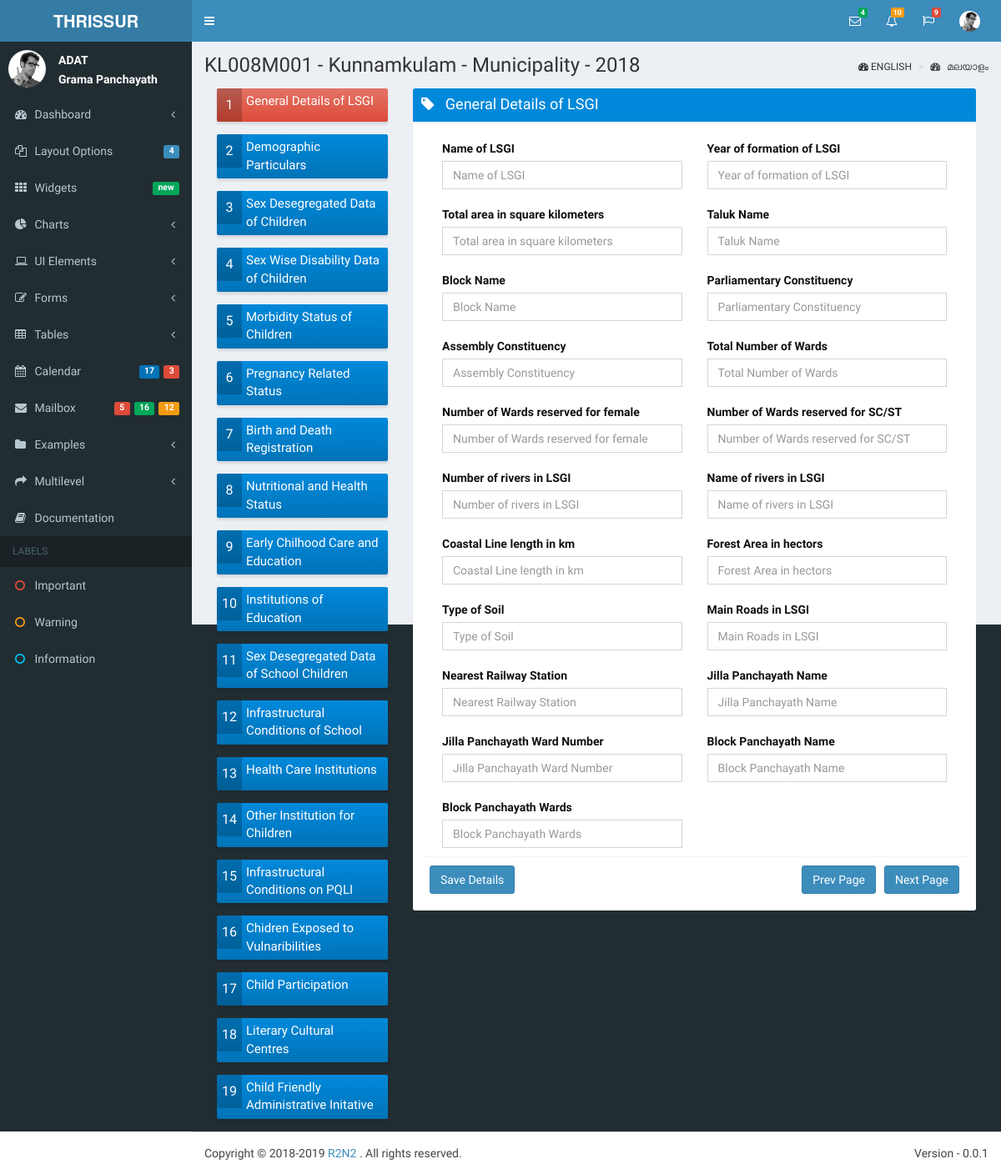
Before: /data/data/ with the older database file.
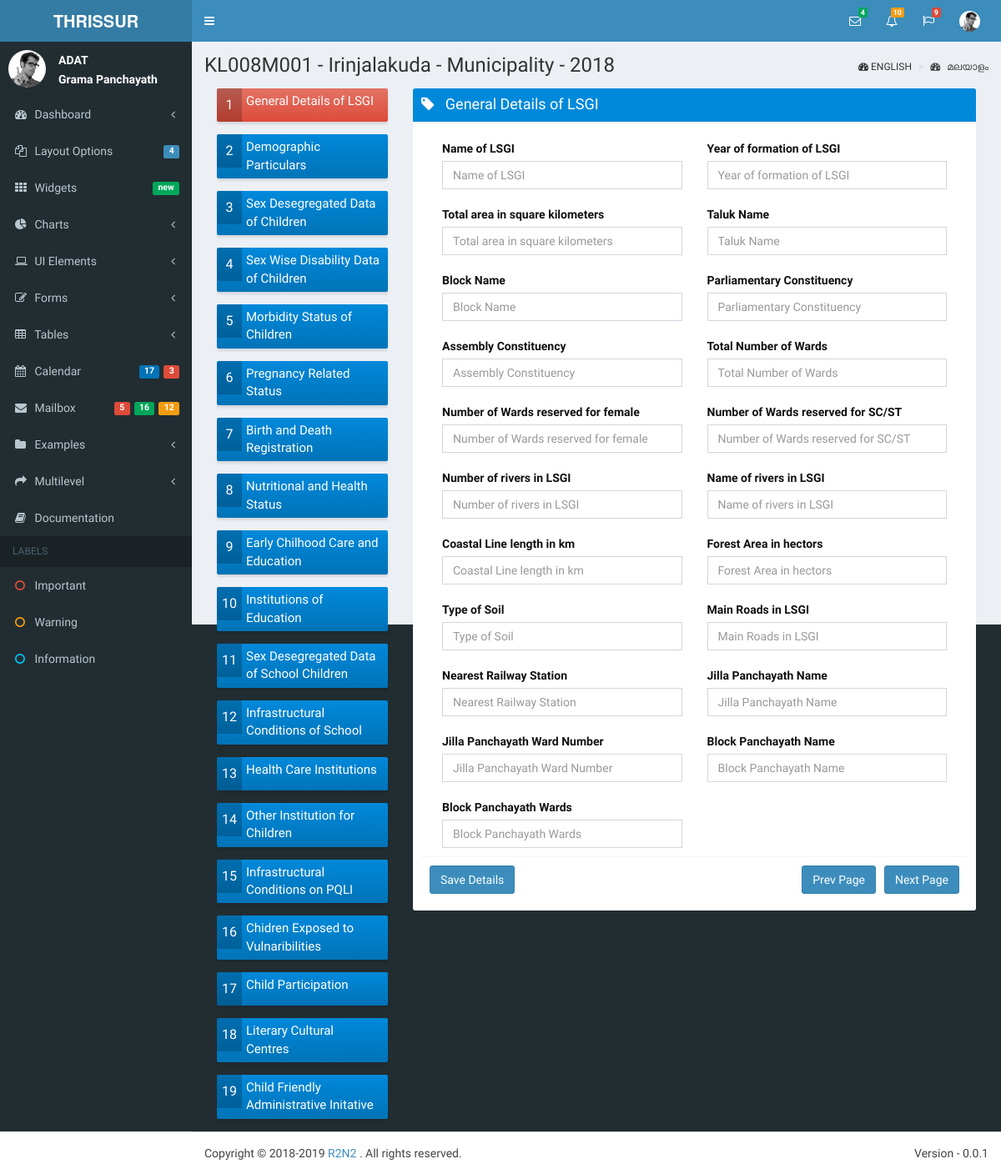
After: the same page with the newer database file.
### lsgd/models.py (models this page shows)
class Lsgd(models.Model):
    lsgd_code = models.CharField(max_length = 15, unique = True, primary_key = True)
    lsgd_name = models.CharField(max_length = 100, unique = True)
    lsgd_type = models.CharField(max_length = 15)
    lsgd_district = models.ForeignKey('District', on_delete = models.SET_NULL, null=True)
    lsgd_taluk = models.ForeignKey('Taluk', on_delete = models.SET_NULL, null = True)
    lsgd_block = models.ForeignKey('Block', on_delete = models.SET_NULL, null = True)
    lsgd_assembly = models.ForeignKey('Assembly', on_delete = models.SET_NULL, null = True)
    lsgd_parliament = models.ForeignKey('Parliament', on_delete = models.SET_NULL, null = True)

### data/views.py (the view, shortened to what this page needs)
# urls.py: url(r'data/$', views.data_page),
def data_page(request):
    current_header = 1
    lsgd_code = 'KL008M001'
    data_entry_year = 2018
    current_user = request.user
    questions =  QuestionBank.objects.filter(question_code__startswith = "Q001").values().order_by('question_code')
    headers = QuestionHeader.objects.all().values()
    lsgd_selected = Lsgd.objects.filter(lsgd_code = lsgd_code)
    current_header_text = headers[current_header-1].get('header_text')
    return render(request, 'data/data.html', {'headers': headers, 'current_header': current_header, 'current_header_text': current_header_text, \
                            'questions': questions, 'lsgd_selected': lsgd_selected, 'data_entry_year': data_entry_year, \
                            'current_user': current_user})

### data/templates/data/data.html (shortened to what this page needs)
{% extends 'r2n2/base.html' %}
{% block userinfo %}
          <li class="dropdown user user-menu">
            <a href="#" class="dropdown-toggle" data-toggle="dropdown">
              <img src="/static/dist/img/user2-160x160.jpg" class="user-image" alt="User Image">
            </a>
          </li>
{% endblock %}
{% block content_header %}
	<section class="content-header">
	<h1>
		{{ lsgd_selected.0.lsgd_code }} -
        {{ lsgd_selected.0.lsgd_name }} -
        {{ lsgd_selected.0.lsgd_type }} -
		{{ data_entry_year }}
    </h1>
	<ol class="breadcrumb">
        <li><i class="fa fa-dashboard"></i> ENGLISH</li>
        <li><a href="#"><i class="fa fa-dashboard"></i> മലയാളം </a></li>
     </ol>
    </section>
{% endblock %}
{% block content %}
<section class="content">
<section class="col-lg-3 col-md-3">
{% for h in headers %}
<div class="row">
        <div class="col-md-12 col-sm-6 col-xs-12">
		<form  method="post">
		{% if forloop.counter == current_header %}
          <a href="javascript:;" onclick="parentNode.submit();"> <div class="info-box bg-red-gradient">
		{% else %}
          <a href="javascript:;" onclick="parentNode.submit();"> <div class="info-box bg-blue-gradient">
		{% endif %}
            <span class="info-box-icon">{{ forloop.counter }}</span>
            <div class="info-box-content">
              <span class="info-box-number">{{ h.header_text}} </span>
            </div>
          </div>
        </div></a>
</div>
{% endfor %}
</section>
<section class="col-lg-9 col-md-9">
          <div class="box box-solid bg-blue-gradient">
            <div class="box-header with-border">
              <h3 class="box-title"><i class="fa fa-tag"></i> &nbsp; {{ current_header_text }}</h3>
			</div>
			<div class="box-footer text-black">
			<form  method="post">
            <div class="box-body">
			{% for q in questions %}
			{% if forloop.counter0|divisibleby:2 %}
			<section class="col-lg-6 col-md-6">
				<label for="{{q.question_text}}"> {{ q.question_text }} </label>
				<input id="{{ forloop.counter }}" name="f{{ forloop.counter }}" type="text" class="form-control" placeholder="{{ q.question_text }}">
			</section>
			{% else %}
			<section class="col-lg-6 col-md-6">
                 <label for="{{q.question_text}}">{{ q.question_text }}</label>
				  <input id="{{ forloop.counter }}" name="f{{ forloop.counter }}" type="text" class="form-control" placeholder="{{ q.question_text }}">
			</section>
			{% endif %}
			{% endfor %}
			</div>
			  <div class="box-footer">
                <button type="submit" name="save_details" value="save_Detials" class="btn btn-primary">Save Details</button>
                <button type="submit" name="next_page" value="next_page" class="btn btn-primary pull-right">Next Page </button>
			    <button type="submit" name="prev_page" value="prev_page" style='margin-right:10px' class="btn btn-primary pull-right">Prev Page </button>
              </div>
		    </div>
          </div>
		  </div>
{% endblock %}

Changed rows visible on the page:
changed Lsgd "KL008M001": lsgd_name "Kunnamkulam" → "Irinjalakuda"
